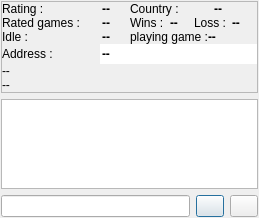
<?xml version="1.0" encoding="UTF-8"?>
<ui version="4.0">
 <class>TalkGui</class>
 <widget class="QDialog" name="TalkGui">
  <property name="geometry">
   <rect>
    <x>0</x>
    <y>0</y>
    <width>259</width>
    <height>218</height>
   </rect>
  </property>
  <property name="windowTitle">
   <string>Form1</string>
  </property>
  <property name="toolTip">
   <string/>
  </property>
  <property name="whatsThis">
   <string>dialog





in this box you see the conversation with the player whose name appears on the tab label</string>
  </property>
  <layout class="QGridLayout">
   <property name="margin">
    <number>1</number>
   </property>
   <item row="2" column="0">
    <layout class="QHBoxLayout">
     <item>
      <widget class="QLineEdit" name="LineEdit1"/>
     </item>
     <item>
      <widget class="QPushButton" name="pb_match">
       <property name="maximumSize">
        <size>
         <width>28</width>
         <height>28</height>
        </size>
       </property>
       <property name="toolTip">
        <string>match</string>
       </property>
       <property name="whatsThis">
        <string>match





proposes a match to this player</string>
       </property>
       <property name="text">
        <string/>
       </property>
       <property name="icon">
        <iconset resource="q4go.qrc">
         <normaloff>:/TalkGui/images/talk/image0.png</normaloff>:/TalkGui/images/talk/image0.png</iconset>
       </property>
      </widget>
     </item>
     <item>
      <widget class="QPushButton" name="pb_releaseTalkTab">
       <property name="maximumSize">
        <size>
         <width>28</width>
         <height>28</height>
        </size>
       </property>
       <property name="toolTip">
        <string>close</string>
       </property>
       <property name="whatsThis">
        <string>close





closes the tab (and dialog)</string>
       </property>
       <property name="text">
        <string/>
       </property>
       <property name="icon">
        <iconset resource="q4go.qrc">
         <normaloff>:/TalkGui/images/talk/image1.png</normaloff>:/TalkGui/images/talk/image1.png</iconset>
       </property>
      </widget>
     </item>
    </layout>
   </item>
   <item row="1" column="0">
    <widget class="QTextEdit" name="MultiLineEdit1">
     <property name="toolTip">
      <string>dialog with this player</string>
     </property>
     <property name="whatsThis">
      <string>dialog





in this box you see the conversation with the player whose name appears on the tab label</string>
     </property>
     <property name="readOnly">
      <bool>true</bool>
     </property>
    </widget>
   </item>
   <item row="0" column="0">
    <widget class="QFrame" name="stats_layout">
     <property name="frameShape">
      <enum>QFrame::StyledPanel</enum>
     </property>
     <property name="frameShadow">
      <enum>QFrame::Raised</enum>
     </property>
     <property name="lineWidth">
      <number>0</number>
     </property>
     <layout class="QGridLayout">
      <property name="margin">
       <number>0</number>
      </property>
      <property name="spacing">
       <number>0</number>
      </property>
      <item row="0" column="0">
       <layout class="QHBoxLayout">
        <property name="spacing">
         <number>0</number>
        </property>
        <property name="margin">
         <number>0</number>
        </property>
        <item>
         <layout class="QGridLayout">
          <property name="margin">
           <number>0</number>
          </property>
          <property name="spacing">
           <number>0</number>
          </property>
          <item row="0" column="2">
           <widget class="QLabel" name="stats_rating">
            <property name="sizePolicy">
             <sizepolicy hsizetype="MinimumExpanding" vsizetype="Preferred">
              <horstretch>0</horstretch>
              <verstretch>0</verstretch>
             </sizepolicy>
            </property>
            <property name="font">
             <font>
              <weight>75</weight>
              <bold>true</bold>
             </font>
            </property>
            <property name="text">
             <string>--</string>
            </property>
            <property name="alignment">
             <set>Qt::AlignCenter</set>
            </property>
            <property name="wordWrap">
             <bool>false</bool>
            </property>
           </widget>
          </item>
          <item row="2" column="1" colspan="2">
           <widget class="QLabel" name="stats_idle">
            <property name="sizePolicy">
             <sizepolicy hsizetype="MinimumExpanding" vsizetype="Preferred">
              <horstretch>0</horstretch>
              <verstretch>0</verstretch>
             </sizepolicy>
            </property>
            <property name="font">
             <font>
              <weight>75</weight>
              <bold>true</bold>
             </font>
            </property>
            <property name="text">
             <string>--</string>
            </property>
            <property name="alignment">
             <set>Qt::AlignCenter</set>
            </property>
            <property name="wordWrap">
             <bool>false</bool>
            </property>
           </widget>
          </item>
          <item row="2" column="0">
           <widget class="QLabel" name="Label_Idle">
            <property name="minimumSize">
             <size>
              <width>80</width>
              <height>0</height>
             </size>
            </property>
            <property name="text">
             <string>Idle :</string>
            </property>
            <property name="wordWrap">
             <bool>false</bool>
            </property>
           </widget>
          </item>
          <item row="0" column="0" colspan="2">
           <widget class="QLabel" name="textLabel1">
            <property name="minimumSize">
             <size>
              <width>80</width>
              <height>0</height>
             </size>
            </property>
            <property name="maximumSize">
             <size>
              <width>80</width>
              <height>32767</height>
             </size>
            </property>
            <property name="text">
             <string>Rating :</string>
            </property>
            <property name="wordWrap">
             <bool>false</bool>
            </property>
           </widget>
          </item>
          <item row="1" column="0" colspan="3">
           <layout class="QHBoxLayout">
            <property name="spacing">
             <number>0</number>
            </property>
            <property name="margin">
             <number>0</number>
            </property>
            <item>
             <widget class="QLabel" name="textLabel1_2">
              <property name="minimumSize">
               <size>
                <width>80</width>
                <height>0</height>
               </size>
              </property>
              <property name="text">
               <string>Rated games :</string>
              </property>
              <property name="wordWrap">
               <bool>false</bool>
              </property>
             </widget>
            </item>
            <item>
             <widget class="QLabel" name="stats_rated">
              <property name="sizePolicy">
               <sizepolicy hsizetype="MinimumExpanding" vsizetype="Preferred">
                <horstretch>0</horstretch>
                <verstretch>0</verstretch>
               </sizepolicy>
              </property>
              <property name="font">
               <font>
                <weight>75</weight>
                <bold>true</bold>
               </font>
              </property>
              <property name="text">
               <string>--</string>
              </property>
              <property name="alignment">
               <set>Qt::AlignCenter</set>
              </property>
              <property name="wordWrap">
               <bool>false</bool>
              </property>
             </widget>
            </item>
           </layout>
          </item>
         </layout>
        </item>
        <item>
         <layout class="QVBoxLayout">
          <property name="spacing">
           <number>0</number>
          </property>
          <property name="margin">
           <number>0</number>
          </property>
          <item>
           <layout class="QHBoxLayout">
            <property name="spacing">
             <number>0</number>
            </property>
            <property name="margin">
             <number>0</number>
            </property>
            <item>
             <widget class="QLabel" name="textLabel1_2_2_2">
              <property name="text">
               <string>Country :</string>
              </property>
              <property name="wordWrap">
               <bool>false</bool>
              </property>
             </widget>
            </item>
            <item>
             <widget class="QLabel" name="stats_country">
              <property name="sizePolicy">
               <sizepolicy hsizetype="MinimumExpanding" vsizetype="Preferred">
                <horstretch>0</horstretch>
                <verstretch>0</verstretch>
               </sizepolicy>
              </property>
              <property name="font">
               <font>
                <weight>75</weight>
                <bold>true</bold>
               </font>
              </property>
              <property name="text">
               <string>--</string>
              </property>
              <property name="alignment">
               <set>Qt::AlignCenter</set>
              </property>
              <property name="wordWrap">
               <bool>false</bool>
              </property>
             </widget>
            </item>
           </layout>
          </item>
          <item>
           <layout class="QHBoxLayout">
            <property name="spacing">
             <number>0</number>
            </property>
            <property name="margin">
             <number>0</number>
            </property>
            <item>
             <layout class="QHBoxLayout">
              <item>
               <widget class="QLabel" name="textLabel1_3">
                <property name="text">
                 <string>Wins :</string>
                </property>
                <property name="wordWrap">
                 <bool>false</bool>
                </property>
               </widget>
              </item>
              <item>
               <widget class="QLabel" name="stats_wins">
                <property name="font">
                 <font>
                  <weight>75</weight>
                  <bold>true</bold>
                 </font>
                </property>
                <property name="text">
                 <string>--</string>
                </property>
                <property name="alignment">
                 <set>Qt::AlignLeading|Qt::AlignLeft|Qt::AlignVCenter</set>
                </property>
                <property name="wordWrap">
                 <bool>false</bool>
                </property>
               </widget>
              </item>
             </layout>
            </item>
            <item>
             <layout class="QHBoxLayout">
              <item>
               <widget class="QLabel" name="textLabel1_3_2">
                <property name="text">
                 <string>Loss :</string>
                </property>
                <property name="wordWrap">
                 <bool>false</bool>
                </property>
               </widget>
              </item>
              <item>
               <widget class="QLabel" name="stats_loss">
                <property name="font">
                 <font>
                  <weight>75</weight>
                  <bold>true</bold>
                 </font>
                </property>
                <property name="text">
                 <string>--</string>
                </property>
                <property name="alignment">
                 <set>Qt::AlignLeading|Qt::AlignLeft|Qt::AlignVCenter</set>
                </property>
                <property name="wordWrap">
                 <bool>false</bool>
                </property>
               </widget>
              </item>
             </layout>
            </item>
           </layout>
          </item>
          <item>
           <layout class="QHBoxLayout">
            <property name="spacing">
             <number>0</number>
            </property>
            <property name="margin">
             <number>0</number>
            </property>
            <item>
             <widget class="QLabel" name="textLabel1_2_2_2_2_2">
              <property name="text">
               <string>playing game :</string>
              </property>
              <property name="wordWrap">
               <bool>false</bool>
              </property>
             </widget>
            </item>
            <item>
             <widget class="QLabel" name="stats_playing">
              <property name="font">
               <font>
                <weight>75</weight>
                <bold>true</bold>
               </font>
              </property>
              <property name="text">
               <string>--</string>
              </property>
              <property name="wordWrap">
               <bool>false</bool>
              </property>
             </widget>
            </item>
           </layout>
          </item>
         </layout>
        </item>
       </layout>
      </item>
      <item row="1" column="0">
       <layout class="QHBoxLayout">
        <item>
         <widget class="QLabel" name="textLabel1_2_2">
          <property name="minimumSize">
           <size>
            <width>92</width>
            <height>0</height>
           </size>
          </property>
          <property name="text">
           <string>Address :</string>
          </property>
          <property name="wordWrap">
           <bool>false</bool>
          </property>
         </widget>
        </item>
        <item>
         <widget class="QLineEdit" name="stats_address">
          <property name="font">
           <font>
            <weight>75</weight>
            <bold>true</bold>
           </font>
          </property>
          <property name="text">
           <string>--</string>
          </property>
          <property name="frame">
           <bool>false</bool>
          </property>
          <property name="readOnly">
           <bool>true</bool>
          </property>
         </widget>
        </item>
       </layout>
      </item>
      <item row="3" column="0">
       <widget class="QLabel" name="stats_info">
        <property name="text">
         <string>--</string>
        </property>
        <property name="wordWrap">
         <bool>false</bool>
        </property>
       </widget>
      </item>
      <item row="2" column="0">
       <widget class="QLabel" name="stats_default">
        <property name="text">
         <string>--</string>
        </property>
        <property name="wordWrap">
         <bool>false</bool>
        </property>
       </widget>
      </item>
     </layout>
    </widget>
   </item>
  </layout>
 </widget>
 <layoutdefault spacing="6" margin="11"/>
 <resources>
  <include location="q4go.qrc"/>
 </resources>
</ui>
